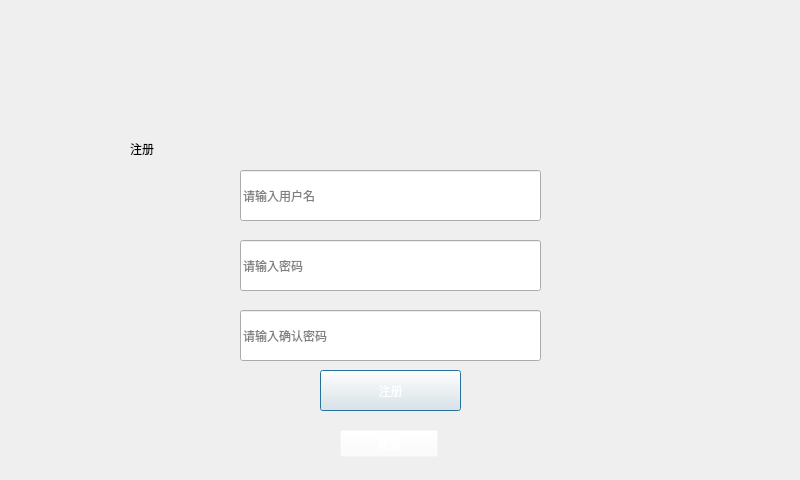
<?xml version="1.0" encoding="UTF-8"?>
<ui version="4.0">
 <class>resgister</class>
 <widget class="QDialog" name="resgister">
  <property name="geometry">
   <rect>
    <x>0</x>
    <y>0</y>
    <width>800</width>
    <height>480</height>
   </rect>
  </property>
  <property name="windowTitle">
   <string>Dialog</string>
  </property>
  <widget class="QLabel" name="label">
   <property name="geometry">
    <rect>
     <x>0</x>
     <y>0</y>
     <width>800</width>
     <height>480</height>
    </rect>
   </property>
   <property name="styleSheet">
    <string notr="true">background-image: url(:/4201.png);</string>
   </property>
   <property name="text">
    <string/>
   </property>
  </widget>
  <widget class="QLabel" name="label_2">
   <property name="geometry">
    <rect>
     <x>30</x>
     <y>40</y>
     <width>361</width>
     <height>91</height>
    </rect>
   </property>
   <property name="styleSheet">
    <string notr="true">background-image: url(:/4205.png);</string>
   </property>
   <property name="text">
    <string/>
   </property>
  </widget>
  <widget class="QLabel" name="label_3">
   <property name="geometry">
    <rect>
     <x>130</x>
     <y>140</y>
     <width>67</width>
     <height>17</height>
    </rect>
   </property>
   <property name="text">
    <string>注册</string>
   </property>
  </widget>
  <widget class="QLineEdit" name="led_name">
   <property name="geometry">
    <rect>
     <x>240</x>
     <y>170</y>
     <width>301</width>
     <height>51</height>
    </rect>
   </property>
   <property name="styleSheet">
    <string notr="true">border-image: url(:/4202.png);</string>
   </property>
   <property name="placeholderText">
    <string>请输入用户名</string>
   </property>
  </widget>
  <widget class="QLineEdit" name="led_pwd">
   <property name="geometry">
    <rect>
     <x>240</x>
     <y>240</y>
     <width>301</width>
     <height>51</height>
    </rect>
   </property>
   <property name="styleSheet">
    <string notr="true">border-image: url(:/4202.png);</string>
   </property>
   <property name="placeholderText">
    <string>请输入密码</string>
   </property>
  </widget>
  <widget class="QLineEdit" name="led_repwd">
   <property name="geometry">
    <rect>
     <x>240</x>
     <y>310</y>
     <width>301</width>
     <height>51</height>
    </rect>
   </property>
   <property name="styleSheet">
    <string notr="true">border-image: url(:/4202.png);</string>
   </property>
   <property name="placeholderText">
    <string>请输入确认密码</string>
   </property>
  </widget>
  <widget class="QPushButton" name="pushButton">
   <property name="geometry">
    <rect>
     <x>320</x>
     <y>370</y>
     <width>141</width>
     <height>41</height>
    </rect>
   </property>
   <property name="styleSheet">
    <string notr="true">border-image: url(:/4207.png);
color: rgb(255, 255, 255);</string>
   </property>
   <property name="text">
    <string>注册</string>
   </property>
  </widget>
  <widget class="QPushButton" name="pushButton_2">
   <property name="geometry">
    <rect>
     <x>340</x>
     <y>430</y>
     <width>98</width>
     <height>27</height>
    </rect>
   </property>
   <property name="styleSheet">
    <string notr="true">background-color: rgba(255, 255, 255, 0);
color: rgb(255, 255, 255);</string>
   </property>
   <property name="text">
    <string>登录</string>
   </property>
  </widget>
 </widget>
 <resources/>
 <connections/>
</ui>
